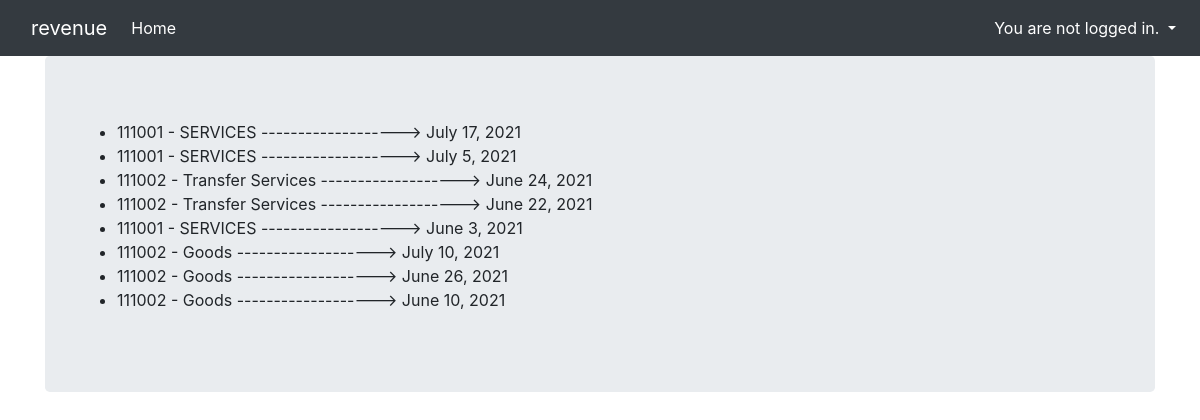
Screenshot of /revenue/ with the database file from the repository.
### revenue/models.py (models this page shows, shortened)
class Revenue(models.Model):
    customer                = models.ForeignKey('Customer',on_delete=models.PROTECT)
    invoice_amount_euro     = models.DecimalField(decimal_places=2,max_digits=6)
    transaction_date        = models.DateField()
    revenue_charged_euro    = models.DecimalField(default=0,decimal_places=2,max_digits=6)
    cost_of_goods_euro      = models.DecimalField(default=0,decimal_places=2,max_digits=6)
    account_invoice_received = models.PositiveIntegerField()
    revenue_account_name  = models.CharField(max_length=50,default=111001)
    operational_costs_euro  = models.DecimalField(default=0,decimal_places=2,max_digits=6)

### revenue/views.py (the view)
# urls.py: path('revenue/',RevenueList.as_view(),name='revenue'),
class RevenueList(ListView):
    model = Revenue
    template_name = 'listrev.html'
    context_object_name = 'revenuecontext'

### revenue/templates/listrev.html
{% extends "base.html" %}
{% block content %}
        <ul>
          {% for m in revenuecontext %}
            <li>{{m.revenue_account_name     }}           ------------------->           {{m.transaction_date}}</li>
          {% endfor %}
        </ul>
{% endblock %}

### rows the page displays
Revenue: revenue_account_name "111001 - SERVICES", transaction_date "July 17, 2021"
Revenue: revenue_account_name "111001 - SERVICES", transaction_date "July 5, 2021"
Revenue: revenue_account_name "111002 - Transfer Services", transaction_date "June 24, 2021"
Revenue: revenue_account_name "111002 - Transfer Services", transaction_date "June 22, 2021"
Revenue: revenue_account_name "111001 - SERVICES", transaction_date "June 3, 2021"
Revenue: revenue_account_name "111002 - Goods", transaction_date "July 10, 2021"
Revenue: revenue_account_name "111002 - Goods", transaction_date "June 26, 2021"
Revenue: revenue_account_name "111002 - Goods", transaction_date "June 10, 2021"
